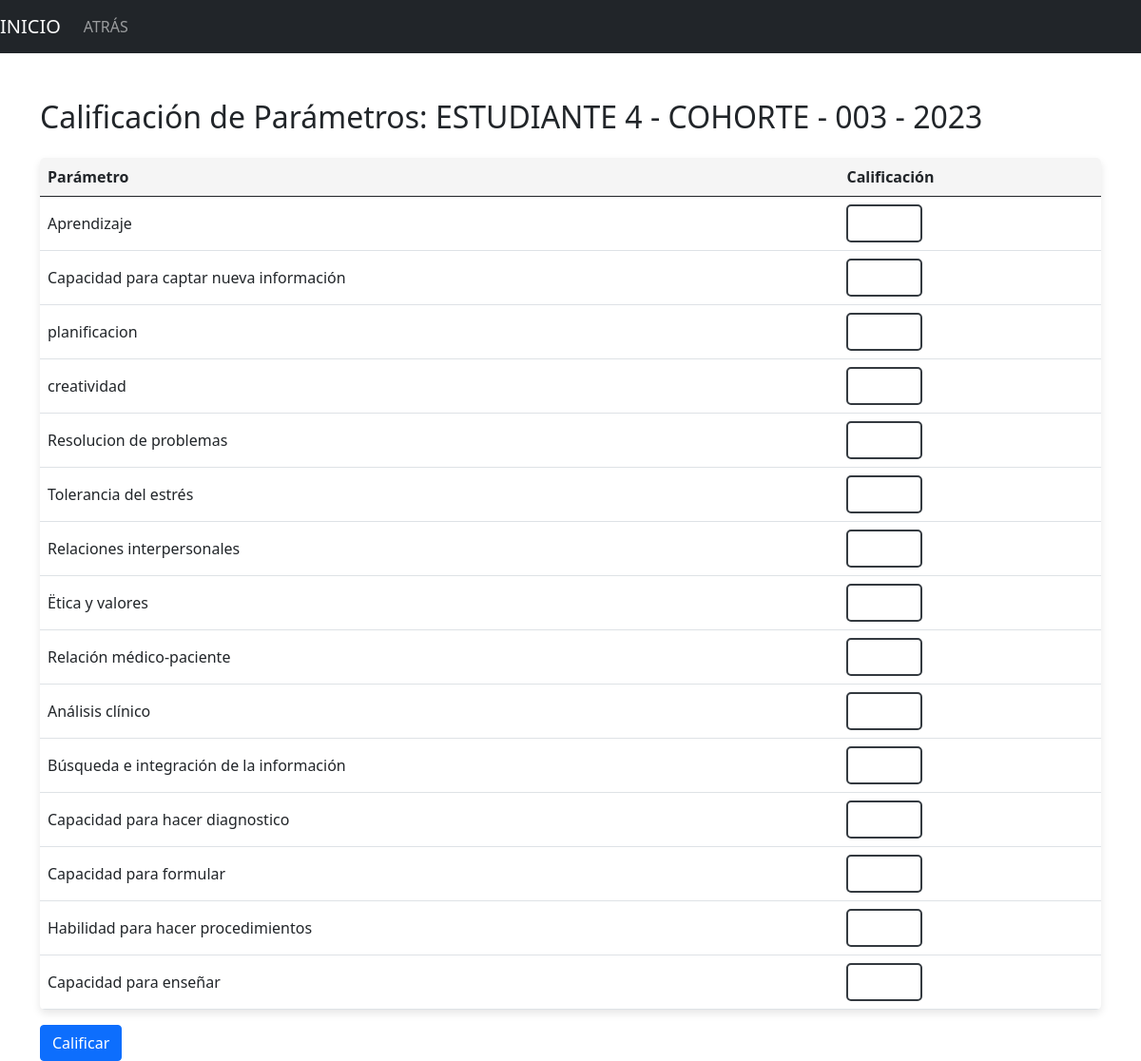
The page /student_self_grade/7/4 (signed in) on the database its author committed.
### models.py (models this page shows, shortened)
class BaseModel(db.Model):
    __abstract__ = True
    created_at = db.Column(db.DateTime, default=current_time_in_bogota)
    updated_at = db.Column(
        db.DateTime, default=current_time_in_bogota, onupdate=current_time_in_bogota
    )
    created_by = db.Column(db.String(50), nullable=True)
    modified_by = db.Column(db.String(50), nullable=True)

class User(BaseModel, UserMixin):
    __tablename__ = "user"
    id = db.Column(db.Integer, primary_key=True)
    identificacion = db.Column(db.Integer, nullable=False, unique=True)
    tipo_identificacion = db.Column(db.String(2), nullable=False)
    full_name = db.Column(db.String(50), nullable=False)
    password = db.Column(db.String(255), nullable=False)
    email = db.Column(db.String(100), nullable=False, unique=True)
    sexo = db.Column(db.String(10), nullable=False)  # Masculino, Femenino, Otro
    telefono = db.Column(db.String(20), nullable=True)
    direccion_residencia = db.Column(db.String(255), nullable=True)
    profile_id = db.Column(db.Integer, db.ForeignKey("profile.id"), nullable=False)
    is_active = db.Column(db.Boolean, default=True, nullable=False)
    pin_security = db.Column(db.String(6), nullable=True)
    cohorts = db.relationship("Cohort", back_populates="teacher")
    profile = db.relationship("Profile", back_populates="users")
    universidad_id = db.Column(db.Integer, db.ForeignKey("universidad.id"), nullable=True)
    universidad = db.relationship("Universidad", back_populates="students", lazy="select")
    grades = db.relationship(
        "Grade", back_populates="student", cascade="all, delete-orphan"
    )
    cohort = db.relationship("Cohort", back_populates="students")
    especializacion_id = db.Column(db.Integer, db.ForeignKey("especializacion.id"), nullable=True)
    especializacion = db.relationship("Especializacion", back_populates="docentes")
    joined_cohorts = db.relationship("Cohort", secondary="grade", back_populates="students")

class Cohort(BaseModel):
    __tablename__ = "cohort"
    id = db.Column(db.Integer, primary_key=True)
    name = db.Column(db.String(50), nullable=False)
    year_id = db.Column(db.Integer, db.ForeignKey("year.id"), nullable=False)
    teacher_id = db.Column(db.Integer, db.ForeignKey("user.id"), nullable=False)
    year = db.relationship("Year", back_populates="cohorts")
    teacher = db.relationship("User", backref="taught_cohorts")
    students = db.relationship("User", secondary="grade", back_populates="joined_cohorts")
    rotaciones = db.relationship("Rotacion", back_populates="cohort", cascade="all, delete-orphan")

class Year(BaseModel):
    __tablename__ = "year"
    id = db.Column(db.Integer, primary_key=True)
    name = db.Column(db.String(20), nullable=False, unique=True)
    teacher_id = db.Column(db.Integer, db.ForeignKey("user.id"), nullable=False)
    cohorts = db.relationship(
        "Cohort", back_populates="year", cascade="all, delete-orphan"
    )

class ParametroCalificacion(BaseModel):
    __tablename__ = "parametro_calificacion"
    id = db.Column(db.Integer, primary_key=True)
    nombre = db.Column(db.String(255), nullable=False, unique=True)
    peso = db.Column(db.Float, default=1.0, nullable=False)  # Peso por defecto es 1.0

### app.py (the view, shortened to what this page needs)
@app.route(
    "/student_self_grade/<int:student_id>/<int:cohort_id>", methods=["GET", "POST"]
)
@login_required
def student_self_grade(student_id, cohort_id):
    student = User.query.get(student_id)
    cohort = Cohort.query.get(cohort_id)
    if current_user.id != student_id:
        flash("No tienes permiso para acceder a esta página.")
        return redirect(url_for("index"))
    existing_grade = Grade.query.filter_by(
        student_id=student_id, cohort_id=cohort_id
    ).first()
    if existing_grade and existing_grade.self_evaluation is not None:
        flash("Ya has realizado tu autoevaluación para este cohorte.", "warning")
        return redirect(url_for("student_dashboard"))
    parameters = ParametroCalificacion.query.all()
    return render_template(
        "student_self_grade.html", student=student, cohort=cohort, parameters=parameters
    )

### app.py (called while the page is built)
@login_manager.user_loader
def load_user(user_id):
    return User.query.get(int(user_id))

### templates/student_self_grade.html (shortened to what this page needs)
<!DOCTYPE html>
<html lang="en">
<head>
    <link rel="stylesheet" href="{{ url_for('static', filename='css/bootstrap.min.css') }}">
</head>
<body>
    <nav class="navbar navbar-expand-lg navbar-dark bg-dark">
        <a class="navbar-brand" href="{{ url_for('student_dashboard') }}">INICIO</a>
        <div class="collapse navbar-collapse" id="navbarNav">
            <ul class="navbar-nav">
                <li class="nav-item active">
                    <a class="nav-link" href="{{ url_for('view_cohorts_student') }}">ATRÁS</a>
                </li>
            </ul>
        </div>
    </nav>
    <div class="container mt-5">
        <h2 class="mb-4">Calificación de Parámetros: {{ student.full_name }} - {{ cohort.name }} - {{ cohort.year.name }}</h2>
        <form action="" method="post">
            <table class="table custom-table">
                <thead>
                    <tr>
                        <th>Parámetro</th>
                        <th>Calificación</th>
                    </tr>
                </thead>
                <tbody>
                    {% for parametro in parameters %}
                    <tr>
                        <td>{{ parametro.nombre }}</td>
                        <td>
                            <input class="form-control" type="number" name="parametro_{{ parametro.id }}" min="0" max="5" step="0.1" required>
                        </td>
                    </tr>
                    {% endfor %}
                </tbody>
            </table>
            <button type="submit" class="btn btn-primary">Calificar</button>
        </form>
    </div>
</body>
</html>

### templates/student_self_grade.html (style rules this page uses)
.custom-table { box-shadow: 0 4px 8px rgba(0, 0, 0, 0.1); border-radius: 5px; overflow: hidden; }
.custom-table thead { background-color: #f5f5f5; }
.custom-table td { vertical-align: middle; }
.custom-table input[type="number"] { max-width: 80px; border: 2px solid #343a40; border-radius: 5px; }

### rows shown on the page
User: full_name "ESTUDIANTE 4"
Cohort: name "COHORTE - 003"
Year: year.name "2023"
ParametroCalificacion: nombre "Aprendizaje"
ParametroCalificacion: nombre "Capacidad para captar nueva información"
ParametroCalificacion: nombre "planificacion"
ParametroCalificacion: nombre "creatividad"
ParametroCalificacion: nombre "Resolucion de problemas"
ParametroCalificacion: nombre "Tolerancia del estrés"
ParametroCalificacion: nombre "Relaciones interpersonales"
ParametroCalificacion: nombre "Ëtica y valores"
ParametroCalificacion: nombre "Relación médico-paciente"
ParametroCalificacion: nombre "Análisis clínico"
ParametroCalificacion: nombre "Búsqueda e integración de la información"
ParametroCalificacion: nombre "Capacidad para hacer diagnostico"
ParametroCalificacion: nombre "Capacidad para formular"
ParametroCalificacion: nombre "Habilidad para hacer procedimientos"
ParametroCalificacion: nombre "Capacidad para enseñar"
